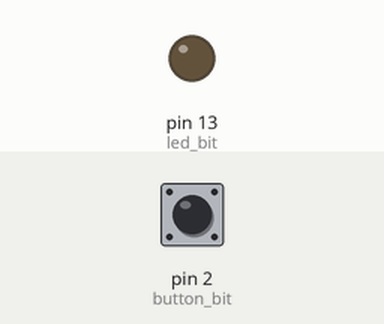
The sketch below on a simulated Arduino Uno, built with avr-gcc and run on an emulated ATmega328P. Shown: output pins drawn as LEDs (lit = HIGH). Dashed ring = blinking. The inputs (shaded band) are chosen by the test bench; at power-on: pin 2 (button_bit) HIGH.

Above: at 1.2 s.
1.3 s: pin 2 (button_bit) pulled LOW for 1 s
At 2.8 s:
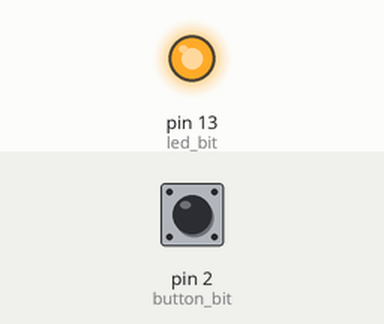
3.8 s: pin 2 (button_bit) pulled LOW for 0.15 s
At 4.5 s:
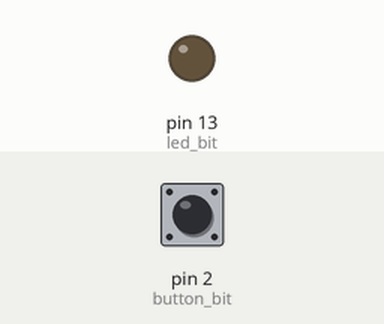
5.4 s: pin 2 (button_bit) pulled LOW for 3.2 s
At 5.76 s:
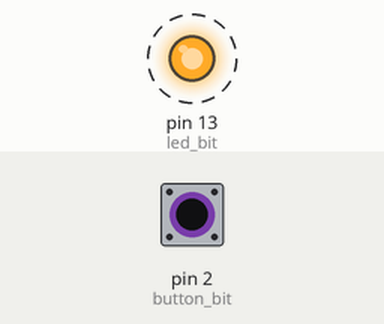
Timing chart, 0 to 9.9 s (numbered marks = the images above; inputs shaded):
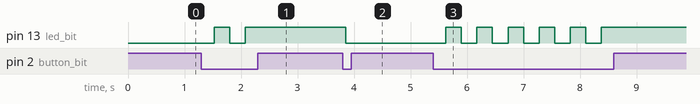

Measured:
- after the input at 1.3 s, pin 13 (led_bit): LOW → HIGH after 0.23 s, → LOW 0.28 s later, → HIGH 0.28 s later
- after the input at 3.8 s, pin 13 (led_bit): HIGH → LOW after 0.05 s
- after the input at 5.4 s, pin 13 (led_bit): alternates HIGH for 0.28 s and LOW for 0.28 s, 11 changes in all, then stays HIGH, starting after 0.23 s

The sketch:

button_led_1.ino
```cpp
#define set_bit(_addr, _bit)(_addr |= 1<<_bit)
#define clear_bit(_addr, _bit)(_addr &= ~(1<<_bit))
#define flip_bit(_addr, _bit)(_addr ^= 1<<_bit)
#define check_bit(_addr, _bit)( _addr & 1<<_bit)
#define write_bit(_addr, _bit, _basis)(_basis? set_bit(_addr, _bit) : clear_bit(_addr, _bit))

#define button_ddr DDRD
#define button_port PORTD
#define button_bit 2
#define button_pin PIND

#define led_ddr DDRB
#define led_port PORTB
#define led_bit 5

void setup() {
  clear_bit(button_ddr, button_bit);
  set_bit(button_port, button_bit);
  set_bit(led_ddr, led_bit);

  Serial.begin(115200);
}

bool button_on(){
  if(check_bit(button_pin, button_bit) == 0)
    _delay_ms(25);

 return check_bit(button_pin, button_bit) == 0 ? 1 : 0;
}

void loop() {
 toggle_led();
 //check_button();
}

void check_button(){
  if(button_on() == 0){
    Serial.println("OFF");
  }else{
    Serial.println("ON");
  }
}

void toggle_led(){
  if(button_on() == 1){
    flip_bit(led_port, led_bit);
  }
  _delay_ms(250);
}
```
